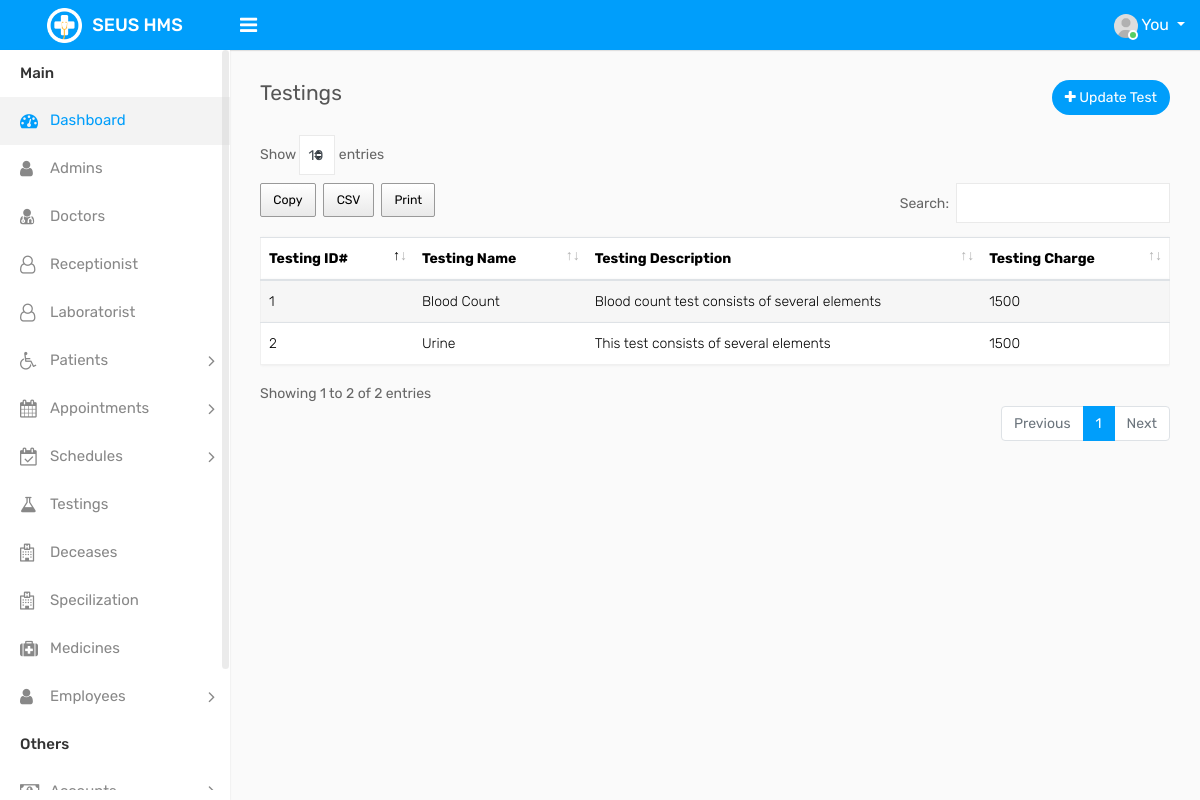
Page /testings.php (signed in) on the committed database.
### tables this page shows
CREATE TABLE `testings` (
  `test_id` int(11) NOT NULL,
  `testing_name` varchar(20) NOT NULL,
  `testing_description` text NOT NULL,
  `testing_charge` int(11) NOT NULL
);

### testings.php (the view, shortened to what this page needs)
<!DOCTYPE html>
<html lang="en">
<?php
require_once ('auth/dbconnection.php');
        ?>
<head>
    <link rel="stylesheet" type="text/css" href="assets/css/bootstrap.min.css">
    <link rel="stylesheet" type="text/css" href="assets/css/font-awesome.min.css">
    <link rel="stylesheet" type="text/css" href="assets/css/select2.min.css">
    <link rel="stylesheet" type="text/css" href="assets/css/style.css">
<link href="assets/new datatable/dataTables.bootstrap4.min.css" rel="stylesheet" />
<link rel="stylesheet" type="text/css" href="assets/css/others/buttons.dataTables.min.css">
</head>
<body>
    <div class="main-wrapper">
        <div class="header">
			<div class="header-left">
				<a href="#" class="logo">
					<img src="assets/img/logo.png" width="35" height="35" alt=""> <span>SEUS HMS</span>
				</a>
			</div>
			<a id="toggle_btn" href="javascript:void(0);"><i class="fa fa-bars"></i></a>
            <ul class="nav user-menu float-right">
                <li class="nav-item dropdown has-arrow">
                    <a href="#" class="dropdown-toggle nav-link user-link" data-toggle="dropdown">
                        <span class="user-img"><img class="rounded-circle" src="assets/img/user.jpg" width="40" alt="Admin">
							<span class="status online"></span></span>
                        <span>You</span>
                    </a>
                </li>
            </ul>
        </div>
        <?php
if( $_SESSION['role_id']=='1'){
    include ('sidebar/adminsidebar.php');
  } if( $_SESSION['role_id']=='2'){
      include ('sidebar/doctorsidebar.php');
  } if( $_SESSION['role_id']=='3'){
      include ('sidebar/laboratorist.php');
  }
?>
        <div class="page-wrapper">
            <div class="content">
                <div class="row">
                <div class="col-sm-4 col-3">
                        <h4 class="page-title">Testings </h4>
                    </div>
<?php
                    if( $_SESSION['role_id']=='1' ||  $_SESSION['role_id']=='3' ){
?>
                    <div class="col-sm-8 col-9 text-right m-b-20">
                        <a href="add-testings.php" class="btn btn btn-primary btn-rounded float-right"><i class="fa fa-plus">  </i>    Update Test</a>
                    </div>
<?php } ?>
                </div>
                <div class="row">
                    <div class="col-md-12">
                        <div class="table-responsive">
                            <table class="table table-striped custom-table mb-0 datatable" id="myTable">
                                <thead>
                                    <tr>
                                        <th>Testing ID#</th>
                                        <th>Testing Name</th>
                                        <th>Testing Description</th>
                                        <th>Testing Charge</th>
                                    </tr>
                                </thead>
                                <tbody>
                                <?php
$stmt = $conn->prepare("SELECT * FROM testings");
$stmt->execute();
$result = $stmt->get_result();
while($row = $result->fetch_assoc()) {
    ?>
                                    <tr>
                                        <td><?php echo $row['test_id']  ?></td>
                                        <td><?php echo $row['testing_name']  ?></td>
                                        <td><?php echo $row['testing_description']  ?></td>
                                        <td><?php echo $row['testing_charge']  ?></td>
                                    </tr>
<?php  } ?>
                                </tbody>
                            </table>
                        </div>
                    </div>
                </div>
            </div>
    </div>
</body>
</html>

### rows in the picture
testings: test_id "1", testing_name "Blood Count", testing_description "Blood count test consists of several elements", testing_charge "1500"
testings: test_id "2", testing_name "Urine", testing_description "This test consists of several elements", testing_charge "1500"
